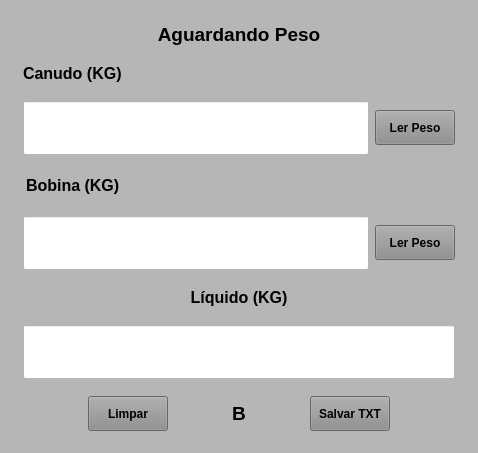
        <widget class="QWidget" name="widget_Verde2" native="true">
         <property name="minimumSize">
          <size>
           <width>0</width>
           <height>0</height>
          </size>
         </property>
         <property name="maximumSize">
          <size>
           <width>16777215</width>
           <height>16777215</height>
          </size>
         </property>
         <property name="styleSheet">
          <string notr="true">background-color: rgb(182, 182, 182);</string>
         </property>
         <layout class="QVBoxLayout" name="verticalLayout_3">
          <property name="spacing">
           <number>5</number>
          </property>
          <property name="leftMargin">
           <number>5</number>
          </property>
          <property name="topMargin">
           <number>5</number>
          </property>
          <property name="rightMargin">
           <number>5</number>
          </property>
          <property name="bottomMargin">
           <number>5</number>
          </property>
          <item>
           <widget class="QWidget" name="widget_4" native="true">
            <property name="styleSheet">
             <string notr="true">background-color: rgb(182, 182, 182);</string>
            </property>
            <layout class="QVBoxLayout" name="verticalLayout_6">
             <property name="leftMargin">
              <number>6</number>
             </property>
             <property name="topMargin">
              <number>6</number>
             </property>
             <property name="rightMargin">
              <number>6</number>
             </property>
             <property name="bottomMargin">
              <number>6</number>
             </property>
             <item>
              <widget class="QWidget" name="widget_9" native="true">
               <property name="styleSheet">
                <string notr="true">background-color: rgb(182, 182, 182);</string>
               </property>
               <layout class="QVBoxLayout" name="verticalLayout_5">
                <property name="leftMargin">
                 <number>6</number>
                </property>
                <property name="topMargin">
                 <number>6</number>
                </property>
                <property name="rightMargin">
                 <number>6</number>
                </property>
                <property name="bottomMargin">
                 <number>6</number>
                </property>
                <item>
                 <widget class="QWidget" name="widget_10" native="true">
                  <layout class="QHBoxLayout" name="horizontalLayout_12">
                   <property name="leftMargin">
                    <number>6</number>
                   </property>
                   <property name="topMargin">
                    <number>6</number>
                   </property>
                   <property name="rightMargin">
                    <number>6</number>
                   </property>
                   <property name="bottomMargin">
                    <number>6</number>
                   </property>
                   <item>
                    <widget class="QLabel" name="label_Titulo2">
                     <property name="font">
                      <font>
                       <pointsize>14</pointsize>
                       <weight>75</weight>
                       <bold>true</bold>
                      </font>
                     </property>
                     <property name="text">
                      <string>Aguardando Peso</string>
                     </property>
                     <property name="alignment">
                      <set>Qt::AlignCenter</set>
                     </property>
                    </widget>
                   </item>
                  </layout>
                 </widget>
                </item>
                <item>
                 <widget class="QWidget" name="widget_12" native="true">
                  <layout class="QHBoxLayout" name="horizontalLayout_13">
                   <property name="leftMargin">
                    <number>6</number>
                   </property>
                   <property name="topMargin">
                    <number>6</number>
                   </property>
                   <property name="rightMargin">
                    <number>6</number>
                   </property>
                   <property name="bottomMargin">
                    <number>6</number>
                   </property>
                   <item>
                    <widget class="QLabel" name="label_6">
                     <property name="font">
                      <font>
                       <pointsize>12</pointsize>
                       <weight>75</weight>
                       <bold>true</bold>
                      </font>
                     </property>
                     <property name="text">
                      <string>Canudo (KG)</string>
                     </property>
                     <property name="alignment">
                      <set>Qt::AlignBottom|Qt::AlignLeading|Qt::AlignLeft</set>
                     </property>
                    </widget>
                   </item>
                  </layout>
                 </widget>
                </item>
                <item>
                 <widget class="QWidget" name="widget_13" native="true">
                  <layout class="QHBoxLayout" name="horizontalLayout_5">
                   <property name="leftMargin">
                    <number>6</number>
                   </property>
                   <property name="topMargin">
                    <number>6</number>
                   </property>
                   <property name="rightMargin">
                    <number>6</number>
                   </property>
                   <property name="bottomMargin">
                    <number>6</number>
                   </property>
                   <item>
                    <widget class="QLineEdit" name="line_Canudo2">
                     <property name="sizePolicy">
                      <sizepolicy hsizetype="Preferred" vsizetype="Preferred">
                       <horstretch>0</horstretch>
                       <verstretch>0</verstretch>
                      </sizepolicy>
                     </property>
                     <property name="font">
                      <font>
                       <pointsize>30</pointsize>
                       <weight>50</weight>
                       <bold>false</bold>
                      </font>
                     </property>
                     <property name="styleSheet">
                      <string notr="true">background-color: rgb(255, 255, 255);</string>
                     </property>
                     <property name="text">
                      <string/>
                     </property>
                     <property name="alignment">
                      <set>Qt::AlignCenter</set>
                     </property>
                    </widget>
                   </item>
                   <item>
                    <widget class="QPushButton" name="btn_Peso_Canudo2">
                     <property name="sizePolicy">
                      <sizepolicy hsizetype="Preferred" vsizetype="Preferred">
                       <horstretch>0</horstretch>
                       <verstretch>0</verstretch>
                      </sizepolicy>
                     </property>
                     <property name="minimumSize">
                      <size>
                       <width>80</width>
                       <height>35</height>
                      </size>
                     </property>
                     <property name="maximumSize">
                      <size>
                       <width>80</width>
                       <height>35</height>
                      </size>
                     </property>
                     <property name="font">
                      <font>
                       <pointsize>9</pointsize>
                       <weight>75</weight>
                       <bold>true</bold>
                      </font>
                     </property>
                     <property name="cursor">
                      <cursorShape>PointingHandCursor</cursorShape>
                     </property>
                     <property name="styleSheet">
                      <string notr="true">background-color: rgb(141, 141, 141);</string>
                     </property>
                     <property name="text">
                      <string>Ler Peso</string>
                     </property>
                    </widget>
                   </item>
                  </layout>
                 </widget>
                </item>
                <item>
                 <widget class="QWidget" name="widget_14" native="true">
                  <layout class="QHBoxLayout" name="horizontalLayout_14">
                   <item>
                    <widget class="QLabel" name="label_8">
                     <property name="font">
                      <font>
                       <pointsize>12</pointsize>
                       <weight>75</weight>
                       <bold>true</bold>
                      </font>
                     </property>
                     <property name="text">
                      <string>Bobina (KG)</string>
                     </property>
                     <property name="alignment">
                      <set>Qt::AlignBottom|Qt::AlignLeading|Qt::AlignLeft</set>
                     </property>
                    </widget>
                   </item>
                  </layout>
                 </widget>
                </item>
                <item>
                 <widget class="QWidget" name="widget_15" native="true">
                  <layout class="QHBoxLayout" name="horizontalLayout_15">
                   <property name="leftMargin">
                    <number>6</number>
                   </property>
                   <property name="topMargin">
                    <number>6</number>
                   </property>
                   <property name="rightMargin">
                    <number>6</number>
                   </property>
                   <property name="bottomMargin">
                    <number>6</number>
                   </property>
                   <item>
                    <widget class="QLineEdit" name="line_Bobina2">
                     <property name="sizePolicy">
                      <sizepolicy hsizetype="Preferred" vsizetype="Preferred">
                       <horstretch>0</horstretch>
                       <verstretch>0</verstretch>
                      </sizepolicy>
                     </property>
                     <property name="font">
                      <font>
                       <pointsize>30</pointsize>
                       <weight>50</weight>
                       <bold>false</bold>
                      </font>
                     </property>
                     <property name="styleSheet">
                      <string notr="true">background-color: rgb(255, 255, 255);</string>
                     </property>
                     <property name="text">
                      <string/>
                     </property>
                     <property name="alignment">
                      <set>Qt::AlignCenter</set>
                     </property>
                    </widget>
                   </item>
                   <item>
                    <widget class="QPushButton" name="btn_Peso_Bobina2">
                     <property name="sizePolicy">
                      <sizepolicy hsizetype="Preferred" vsizetype="Preferred">
                       <horstretch>0</horstretch>
                       <verstretch>0</verstretch>
                      </sizepolicy>
                     </property>
                     <property name="minimumSize">
                      <size>
                       <width>80</width>
                       <height>35</height>
                      </size>
                     </property>
                     <property name="maximumSize">
                      <size>
                       <width>80</width>
                       <height>35</height>
                      </size>
                     </property>
                     <property name="font">
                      <font>
                       <pointsize>9</pointsize>
                       <weight>75</weight>
                       <bold>true</bold>
                      </font>
                     </property>
                     <property name="cursor">
                      <cursorShape>PointingHandCursor</cursorShape>
                     </property>
                     <property name="styleSheet">
                      <string notr="true">background-color: rgb(141, 141, 141);</string>
                     </property>
                     <property name="text">
                      <string>Ler Peso</string>
                     </property>
                    </widget>
                   </item>
                  </layout>
                 </widget>
                </item>
                <item>
                 <widget class="QWidget" name="widget_16" native="true">
                  <layout class="QHBoxLayout" name="horizontalLayout_16">
                   <property name="leftMargin">
                    <number>6</number>
                   </property>
                   <property name="topMargin">
                    <number>6</number>
                   </property>
                   <property name="rightMargin">
                    <number>6</number>
                   </property>
                   <property name="bottomMargin">
                    <number>6</number>
                   </property>
                   <item>
                    <widget class="QLabel" name="label_10">
                     <property name="font">
                      <font>
                       <pointsize>12</pointsize>
                       <weight>75</weight>
                       <bold>true</bold>
                      </font>
                     </property>
                     <property name="text">
                      <string>Líquido (KG)</string>
                     </property>
                     <property name="alignment">
                      <set>Qt::AlignBottom|Qt::AlignHCenter</set>
                     </property>
                    </widget>
                   </item>
                  </layout>
                 </widget>
                </item>
                <item>
                 <widget class="QWidget" name="widget_21" native="true">
                  <layout class="QHBoxLayout" name="horizontalLayout_17">
                   <property name="leftMargin">
                    <number>6</number>
                   </property>
                   <property name="topMargin">
                    <number>6</number>
                   </property>
                   <property name="rightMargin">
                    <number>6</number>
                   </property>
                   <property name="bottomMargin">
                    <number>6</number>
                   </property>
                   <item>
                    <widget class="QLineEdit" name="line_Liquido2">
                     <property name="sizePolicy">
                      <sizepolicy hsizetype="Preferred" vsizetype="Preferred">
                       <horstretch>0</horstretch>
                       <verstretch>0</verstretch>
                      </sizepolicy>
                     </property>
                     <property name="font">
                      <font>
                       <pointsize>30</pointsize>
                       <weight>50</weight>
                       <bold>false</bold>
                      </font>
                     </property>
                     <property name="styleSheet">
                      <string notr="true">background-color: rgb(255, 255, 255);</string>
                     </property>
                     <property name="text">
                      <string/>
                     </property>
                     <property name="alignment">
                      <set>Qt::AlignCenter</set>
                     </property>
                    </widget>
                   </item>
                  </layout>
                 </widget>
                </item>
                <item>
                 <widget class="QWidget" name="widget_23" native="true">
                  <property name="minimumSize">
                   <size>
                    <width>0</width>
                    <height>0</height>
                   </size>
                  </property>
                  <property name="maximumSize">
                   <size>
                    <width>16777215</width>
                    <height>16777215</height>
                   </size>
                  </property>
                  <layout class="QHBoxLayout" name="horizontalLayout_19">
                   <property name="spacing">
                    <number>5</number>
                   </property>
                   <property name="leftMargin">
                    <number>25</number>
                   </property>
                   <property name="topMargin">
                    <number>5</number>
                   </property>
                   <property name="rightMargin">
                    <number>25</number>
                   </property>
                   <property name="bottomMargin">
                    <number>5</number>
                   </property>
                   <item>
                    <widget class="QPushButton" name="btn_Limpar2">
                     <property name="sizePolicy">
                      <sizepolicy hsizetype="Preferred" vsizetype="Preferred">
                       <horstretch>0</horstretch>
                       <verstretch>0</verstretch>
                      </sizepolicy>
                     </property>
                     <property name="minimumSize">
                      <size>
                       <width>80</width>
                       <height>35</height>
                      </size>
                     </property>
                     <property name="maximumSize">
                      <size>
                       <width>80</width>
                       <height>35</height>
                      </size>
                     </property>
                     <property name="font">
                      <font>
                       <pointsize>9</pointsize>
                       <weight>75</weight>
                       <bold>true</bold>
                      </font>
                     </property>
                     <property name="cursor">
                      <cursorShape>PointingHandCursor</cursorShape>
                     </property>
                     <property name="styleSheet">
                      <string notr="true">background-color: rgb(141, 141, 141);</string>
                     </property>
                     <property name="text">
                      <string>Limpar</string>
                     </property>
                    </widget>
                   </item>
                   <item>
                    <widget class="QLabel" name="label_Bobina1_4">
                     <property name="minimumSize">
                      <size>
                       <width>40</width>
                       <height>0</height>
                      </size>
                     </property>
                     <property name="maximumSize">
                      <size>
                       <width>40</width>
                       <height>16777215</height>
                      </size>
                     </property>
                     <property name="font">
                      <font>
                       <pointsize>14</pointsize>
                       <weight>75</weight>
                       <bold>true</bold>
                      </font>
                     </property>
                     <property name="text">
                      <string>B</string>
                     </property>
                     <property name="alignment">
                      <set>Qt::AlignCenter</set>
                     </property>
                    </widget>
                   </item>
                   <item>
                    <widget class="QPushButton" name="btn_Salvar_Txt2">
                     <property name="sizePolicy">
                      <sizepolicy hsizetype="Preferred" vsizetype="Preferred">
                       <horstretch>0</horstretch>
                       <verstretch>0</verstretch>
                      </sizepolicy>
                     </property>
                     <property name="minimumSize">
                      <size>
                       <width>80</width>
                       <height>35</height>
                      </size>
                     </property>
                     <property name="maximumSize">
                      <size>
                       <width>80</width>
                       <height>35</height>
                      </size>
                     </property>
                     <property name="font">
                      <font>
                       <pointsize>9</pointsize>
                       <weight>75</weight>
                       <bold>true</bold>
                      </font>
                     </property>
                     <property name="cursor">
                      <cursorShape>PointingHandCursor</cursorShape>
                     </property>
                     <property name="styleSheet">
                      <string notr="true">background-color: rgb(141, 141, 141);</string>
                     </property>
                     <property name="text">
                      <string>Salvar TXT</string>
                     </property>
                    </widget>
                   </item>
                  </layout>
                 </widget>
                </item>
               </layout>
              </widget>
             </item>
            </layout>
           </widget>
          </item>
         </layout>
        </widget>
